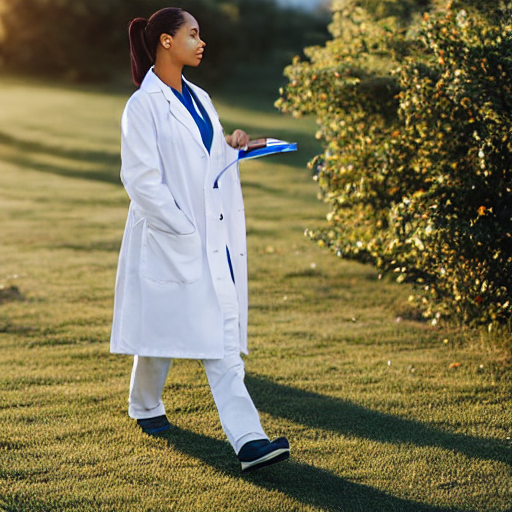
#> input picture video/images/dow_hero.png, 512 x 512 px
$ python compose_dow_promo.py
#> lines starting #> are read from the running program, lines starting #| are printed output that depends on the picture
import os
from PIL import Image, ImageDraw, ImageFont
from moviepy import ImageClip, VideoFileClip, concatenate_videoclips, vfx

HERE = os.path.dirname(os.path.abspath(__file__))
def p(n): return os.path.join(HERE, n)
W, H = 1920, 1080

def font(sz, bold=False):
    try:
        name = "C:\\Windows\\Fonts\\segoeui.ttf" if not bold else "C:\\Windows\\Fonts\\segoeuib.ttf"
        return ImageFont.truetype(name, sz)
    except Exception: return ImageFont.load_default()

def captioned_image(name, title, sub, outname):
#> called with name = 'images/dow_hero.png', title = 'Doctors on Wheels', sub = 'Care that comes to you', outname = 'v2p_hero.png'
    img = Image.open(p(name)).convert("RGB").resize((W, H))
    d = ImageDraw.Draw(img)
    d.rectangle([0, H - 170, W, H], fill=(5, 10, 8))
    d.rectangle([0, H - 170, 8, H], fill=(34, 197, 94))
    d.text((60, H - 130), title, font=font(52, True), fill=(235, 245, 238), anchor="lm")
    d.text((60, H - 78), sub, font=font(30), fill=(190, 220, 205), anchor="lm")
    img.save(p(outname))
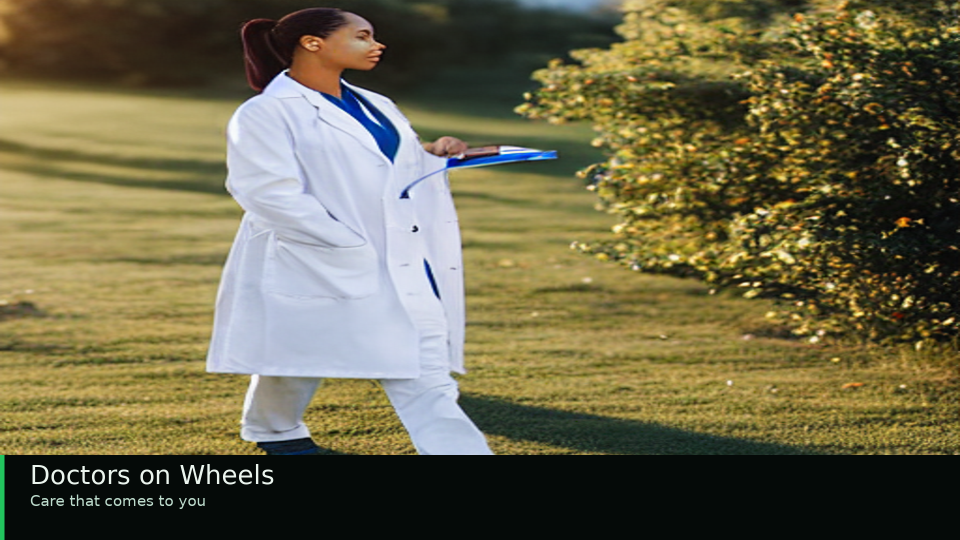
#> saved as v2p_hero.png: PIL image 1920x1080 RGB (shown at 1/2 size); mean R, G, B 107.9, 102, 72.8

captioned_image("images/dow_hero.png", "Doctors on Wheels", "Care that comes to you", "v2p_hero.png")
captioned_image("images/dow_telehealth.png", "Video call from anywhere", "See a doctor by secure video", "v2p_tele.png")
#> call 2 of captioned_image, with name = 'images/dow_telehealth.png', title = 'Video call from anywhere', sub = 'See a doctor by secure video', outname = 'v2p_tele.png'
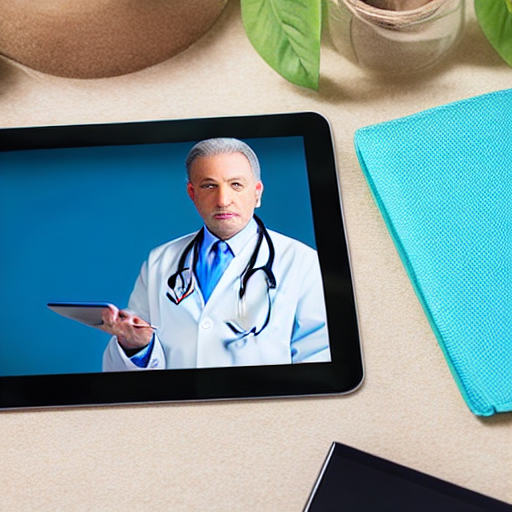
#> input picture video/images/dow_telehealth.png, 512 x 512 px
#> in captioned_image (call 2), `img = Image.open(p(name)).convert("RGB").resize((W, H))`:
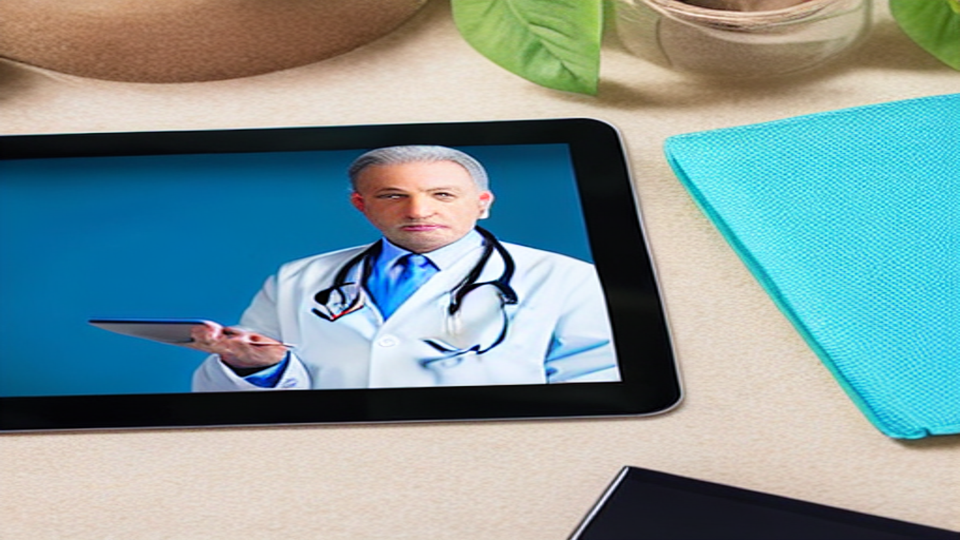
#> img: PIL image 1920x1080 RGB (shown at 1/2 size); mean R, G, B 125.9, 151.5, 153.1
#> in captioned_image (call 2), `img.save(p(outname))`:
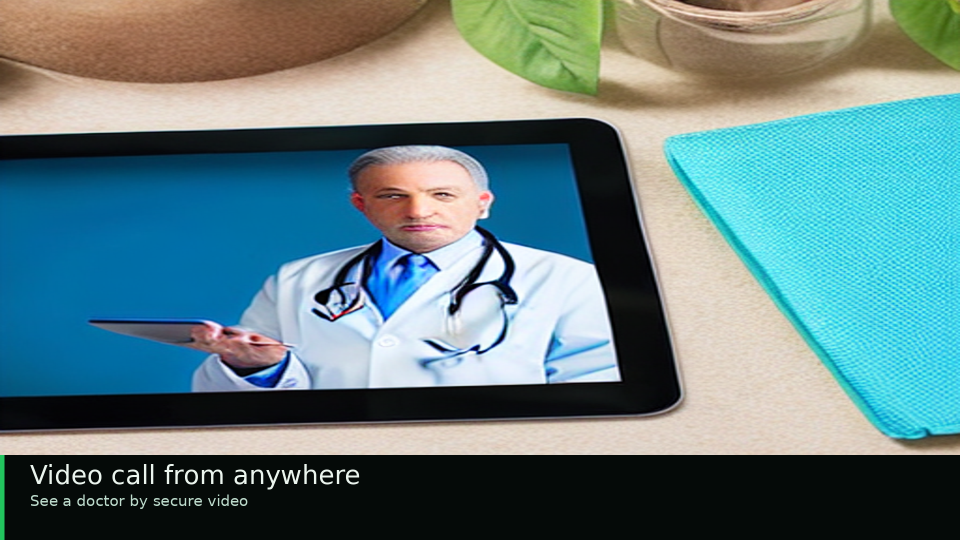
#> saved as v2p_tele.png: PIL image 1920x1080 RGB (shown at 1/2 size); mean R, G, B 98.7, 127.1, 129.4
captioned_image("images/dow_homevisit.png", "Home visits", "The doctor comes to your door", "v2p_home.png")
#> call 3 of captioned_image, with name = 'images/dow_homevisit.png', title = 'Home visits', sub = 'The doctor comes to your door', outname = 'v2p_home.png'
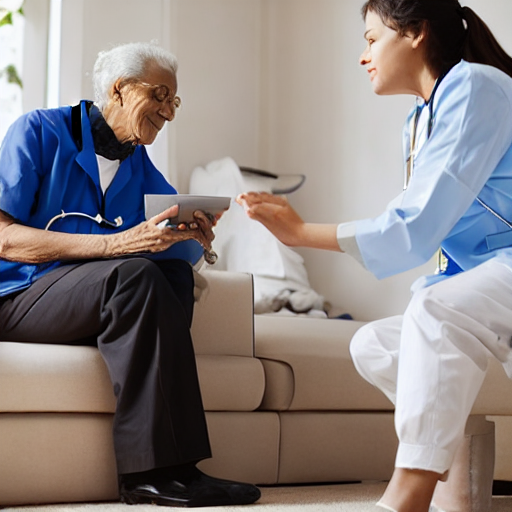
#> input picture video/images/dow_homevisit.png, 512 x 512 px
#> in captioned_image (call 3), `img = Image.open(p(name)).convert("RGB").resize((W, H))`:
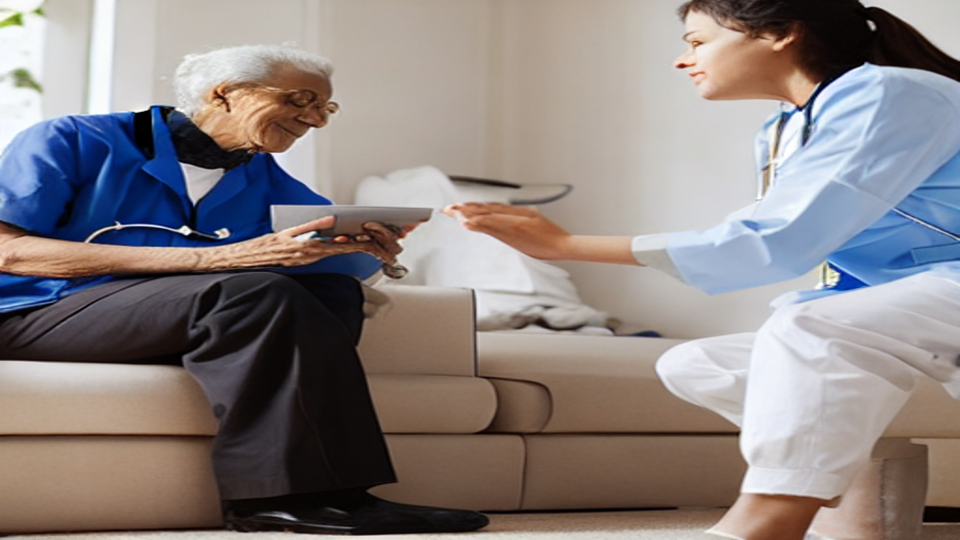
#> img: PIL image 1920x1080 RGB (shown at 1/2 size); mean R, G, B 138.5, 130.2, 129.3
#> in captioned_image (call 3), `img.save(p(outname))`:
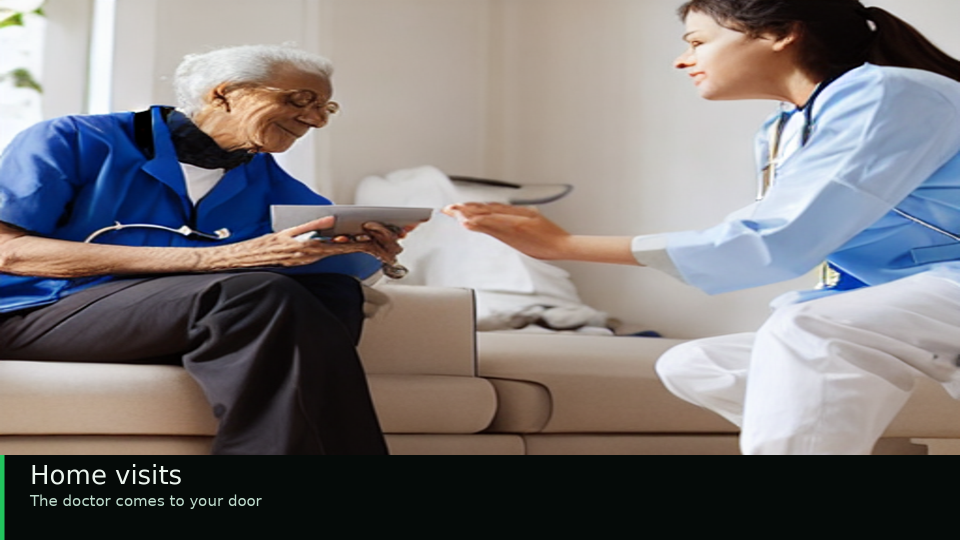
#> saved as v2p_home.png: PIL image 1920x1080 RGB (shown at 1/2 size); mean R, G, B 122.2, 118.1, 118.7

def img_clip(n, dur):
#> (the run stopped early here; a loop or call above may not have finished)
